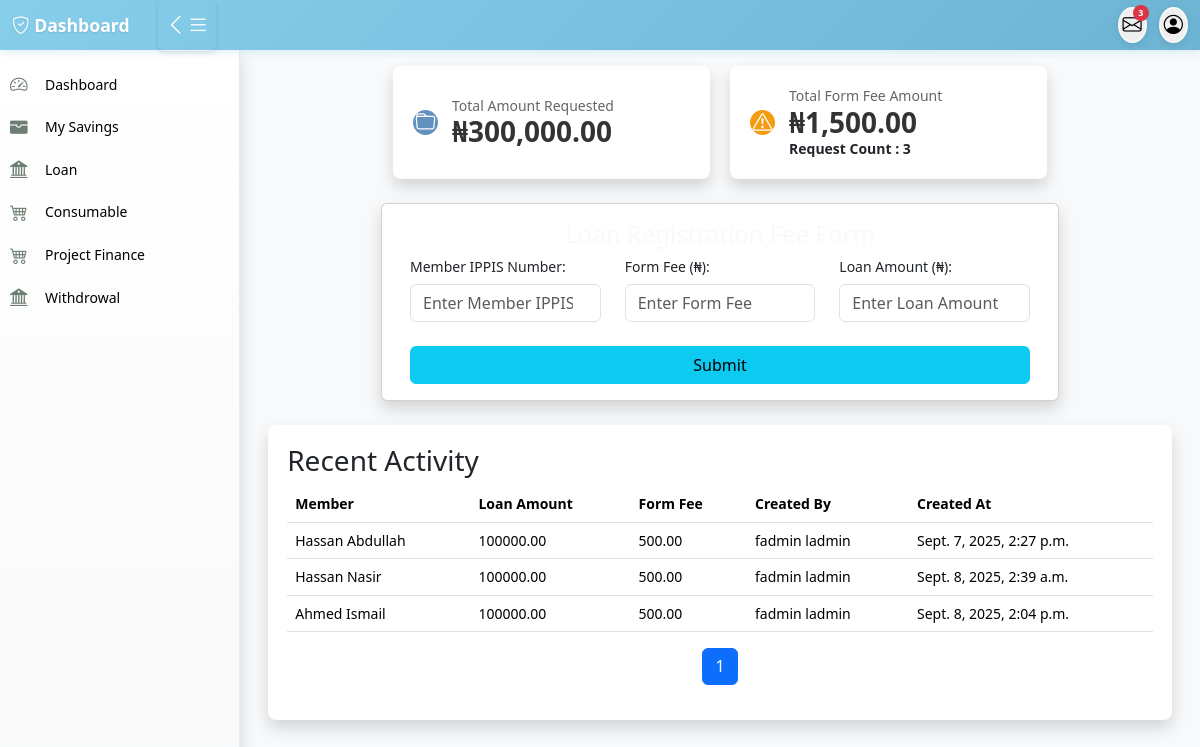
/loan_fee, run on an earlier commit of the app's database.
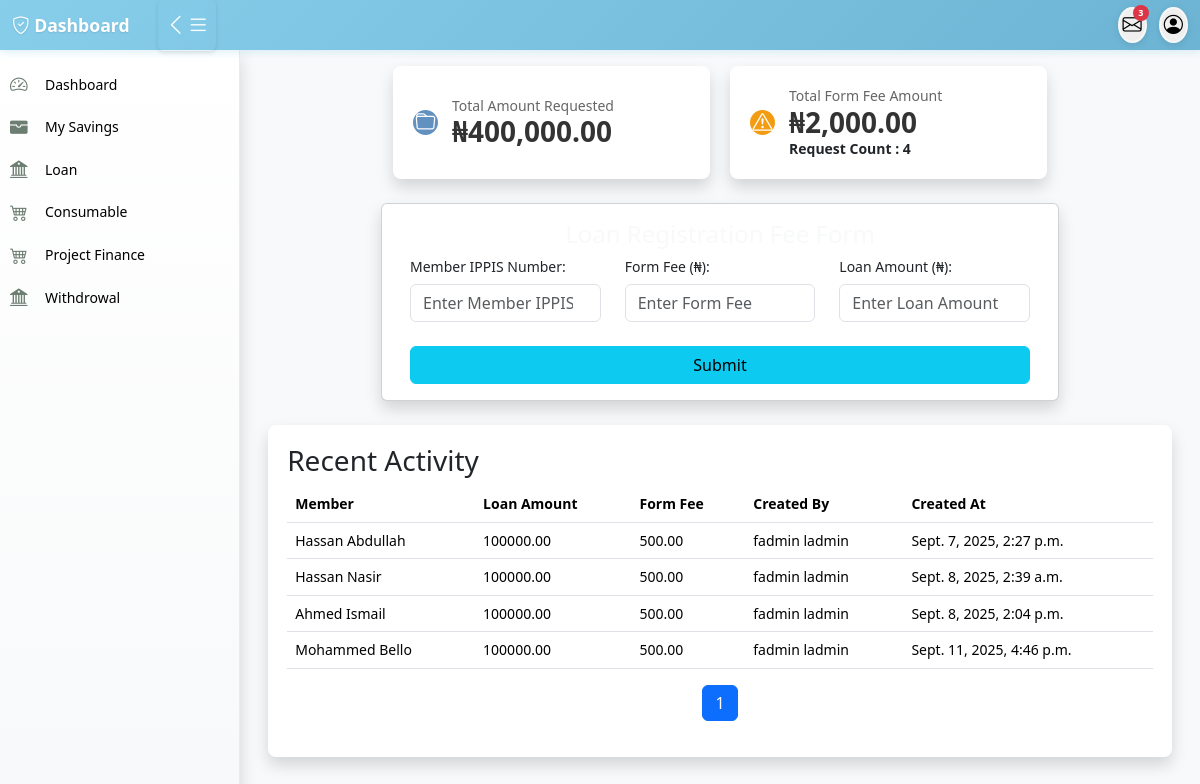
And on a later commit of the database.
### loan/models.py (models this page shows, shortened)
class LoanRequestFee(models.Model):
    member = models.ForeignKey(Member, on_delete=models.CASCADE)
    form_fee = models.DecimalField(max_digits=10, decimal_places=2)
    loan_amount = models.DecimalField(max_digits=10, decimal_places=2)
    created_by = models.ForeignKey(settings.AUTH_USER_MODEL,on_delete=models.CASCADE, blank=True,null=True)
    created_at = models.DateTimeField(auto_now_add=True)

### accounts/models.py (models this page shows, shortened)
class Member(models.Model):
    member = models.OneToOneField(User, on_delete=models.CASCADE, null=True, blank=True,related_name='member')
    ippis = models.IntegerField(unique=True)  # Required and unique
    total_savings = models.DecimalField(max_digits=12, decimal_places=2, blank=True, null=True)

class User(AbstractUser):
    first_name = models.CharField(max_length=100)
    last_name = models.CharField(max_length=100)
    other_name = models.CharField(max_length=100,blank=True,null=True)
    date_of_birth = models.DateField(blank=True,null=True)
    username = models.CharField(max_length=100, unique=True)
    savings = models.IntegerField(blank=True,null=True)
    account_type = models.CharField(max_length=100,blank=True,null=True)
    department = models.CharField(max_length=100)
    unit = models.CharField(max_length=100,blank=True,null=True)
    gender = models.ForeignKey(Gender, on_delete=models.CASCADE, blank=True, null=True)
    group = models.ForeignKey(UserGroup, on_delete=models.CASCADE, blank=True, null=True)
    marital_status = models.ForeignKey(MaritalStatus,on_delete=models.SET_NULL, null=True, blank=True)
    religion = models.ForeignKey(Religion, on_delete=models.SET_NULL, null=True, blank=True,)
    passport = models.ImageField(upload_to='passport', blank=True, null=True)
    phone1 = models.CharField(max_length=15,null=True, blank=True)
    phone2 = models.CharField(max_length=15, null=True, blank=True)
    email = models.EmailField(blank=True, null=True)
    member_number = models.CharField(max_length=100)

### loan/views.py (the view, shortened to what this page needs)
# urls.py: path('loan_fee',views.loan_fee,name="loan_fee"),
def loan_fee(request):
    loan = LoanRequestFee.objects.aggregate(total=Sum('loan_amount'))['total'] or 0
    fee = LoanRequestFee.objects.aggregate(total=Sum('form_fee'))['total'] or 0
    loan_req_form = LoanRequestFee.objects.count()
    members = LoanRequestFee.objects.select_related('member')
    page_number = request.GET.get('page')
    paginator = Paginator(members, 100)
    page_obj = paginator.get_page(page_number)
    context = {
        "fee": fee,
        "loan": loan,
        "loan_req_form": loan_req_form,
        "members": members,
        "page_obj": page_obj,
    }
    return render(request, "loan/loan_fee.html", context)

### templates/loan/loan_fee.html (shortened to what this page needs)
{% extends 'base/base.html' %}
{% load humanize %}
{% block content %}
  <div class="container col-md-9">
    <div class="stats-grid">
      <div class="stat-card shadow">
        <div class="stat-icon bg-primary">
          <i class="bi bi-folder"></i>
        </div>
        <div class="stat-content">
          <p>Total Amount Requested</p>
          <h3>₦{{ loan|floatformat:2|intcomma }}</h3>
        </div>
      </div>
      <div class="stat-card shadow">
        <div class="stat-icon bg-warning">
          <i class="bi bi-exclamation-triangle"></i>
        </div>
        <div class="stat-content">
          <p>Total Form Fee Amount</p>
          <h3>₦{{ fee|floatformat:2|intcomma }}</h3>
          <b>Request Count : {{ loan_req_form }}</b>
        </div>
      </div>
    </div>
    <div class="row mt-4 mb-4">
      <div class="card col-md-12 shadow">
        <div class="card-body">
          <h4 class="text-center text-light">Loan Registration Fee Form</h4>
          <form method="post">
            <div class="row">
              <div class="col-md-4">
                <label for="member_ippis" class="form-label">Member IPPIS Number:</label>
                <input type="number" class="form-control" id="member_ippis" name="ippis" placeholder="Enter Member IPPIS" required />
              </div>
              <div class="col-md-4">
                <label for="form_fee" class="form-label">Form Fee (₦):</label>
                <input type="number" step="0.01" class="form-control" id="form_fee" name="form_fee" placeholder="Enter Form Fee" required />
              </div>
              <div class="col-md-4">
                <label for="loan_amount" class="form-label">Loan Amount (₦):</label>
                <input type="number" step="0.01" class="form-control" id="loan_amount" name="loan_amount" placeholder="Enter Loan Amount" required />
              </div>
            </div>
            <div class="d-grid">
              <button class="btn btn-info mt-4" type="submit">Submit</button>
            </div>
          </form>
        </div>
      </div>
    </div>
  </div>
   <div class="content-card shadow">
        <h3>Recent Activity</h3>
        <div class="table-responsive">
            <table class="table table-hover">
                <thead>
                    <tr>
                        <th>Member</th>
                        <th>Loan Amount</th>
                        <th>Form Fee</th>
                        <th>Created By</th>
                        <th>Created At</th>
                    </tr>
                </thead>
                <tbody>
                    {% for m in members %}
                        <tr>
                            <td>{{ m.member.member.first_name }} {{ m.member.member.last_name }}</td>
                            <td> {{m.loan_amount}}</td>
                            <td> {{m.form_fee}}</td>
                            <td> {{m.created_by.first_name}} {{m.created_by.last_name}}</td>
                            <td> {{m.created_at}}</td>
                        </tr>
                    {% endfor %}
                </tbody>
            </table>
        </div>
              <nav aria-label="Page navigation" class="d-flex justify-content-center">
    <ul class="pagination">
        {% for num in page_obj.paginator.page_range %}
            {% if page_obj.number == num %}
                <li class="page-item active" aria-current="page">
                    <a class="page-link" href="#">{{ num }}</a>
                </li>
            {% else %}
                <li class="page-item">
                    <a class="page-link" href="?page={{ num }}">{{ num }}</a>
                </li>
            {% endif %}
        {% endfor %}
    </ul>
</nav>
    </div>
{% endblock %}

What changed in the data, as far as the page shows it:
added LoanRequestFee: member.member.first_name "Mohammed", member.member.last_name "Bello", loan_amount "100000.00", form_fee "500.00", created_by.first_name "fadmin", created_by.last_name "ladmin", created_at "Sept. 11, 2025, 4:46 p.m."
Also different on the page:
{{ loan|floatformat:2|intcomma }}: "300,000.00" → "400,000.00"
{{ fee|floatformat:2|intcomma }}: "1,500.00" → "2,000.00"
{{ loan_req_form }}: "3" → "4"
